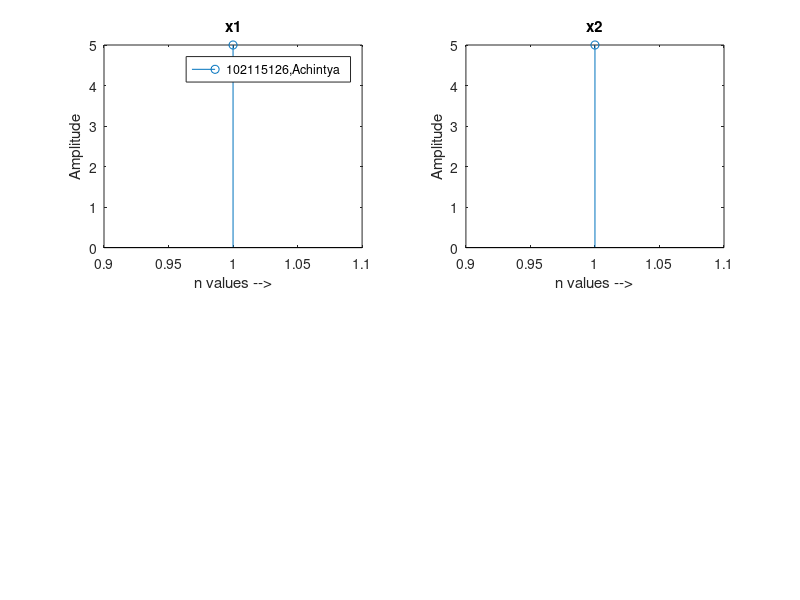

MATLAB code to generate this figure: (Note: this script raises an error after producing the figure.)
clc
clear all
x1 = input("Enter the sequence x(n) : ");
x2 = input("Enter the sequence h(n) : ");
n1 = length(x1);
n2 = length(x2);
subplot(2,2,1)
stem(x1)
xlabel('n values -->')
ylabel('Amplitude')
title('x1')
legend("102115126,Achintya ")
subplot(2,2,2)
stem(x2)
xlabel('n values -->')
ylabel('Amplitude')
title('x2')
N = n1+n2-1;
%x1 = zeros(1,N-n1);
%x2 = zeros(1,N-n2);
Nmax = max(n1,n2);
y = conv(x1,x2);
disp(y)
y1 = y(1:Nmax);
y2 = [y(Nmax+1:N), zeros(1,N-Nmax)];
disp(y1);
disp(y2);
for i = 1:Nmax
    C(i) = y1(i) + y2(i);
end
disp(C);
subplot(2,2,3)
stem(C)
legend("102115126,Achintya ")
xlabel("n values -->")
title('Circular conv using Linear conv')